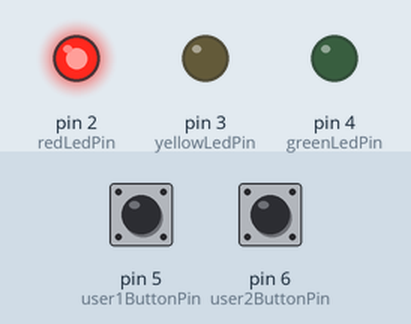
Bench run of a sketch on a simulated Arduino Uno, built with avr-gcc and run on an emulated ATmega328P. Parts: output pins drawn as LEDs (lit = HIGH). Dashed ring = blinking. Inputs (shaded band) come from the test bench; at power-on: pin 5 (user1ButtonPin) HIGH, pin 6 (user2ButtonPin) HIGH.

Above: at 1.2 s.
1.3 s: pin 5 (user1ButtonPin) pulled LOW for 0.15 s
At 1.45 s:
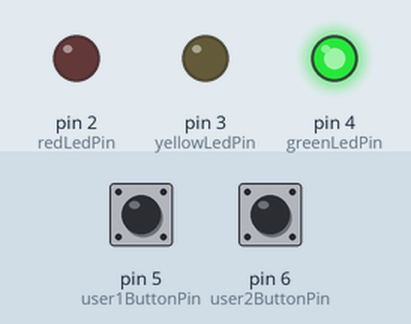
3.0 s: pin 6 (user2ButtonPin) pulled LOW for 1 s
At 3.35 s:
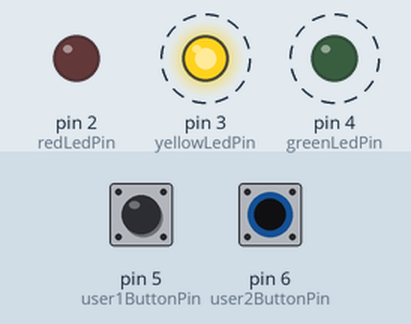
6.0 s: pin 6 (user2ButtonPin) pulled LOW for 3.2 s
At 6.15 s:
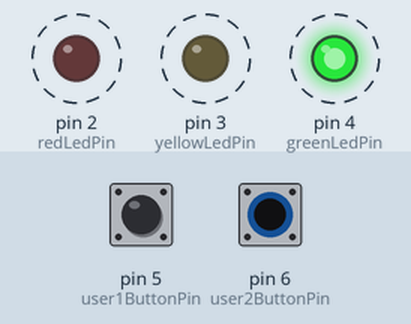
10.7 s: pin 5 (user1ButtonPin) pulled LOW for 3.2 s
At 14.8 s:
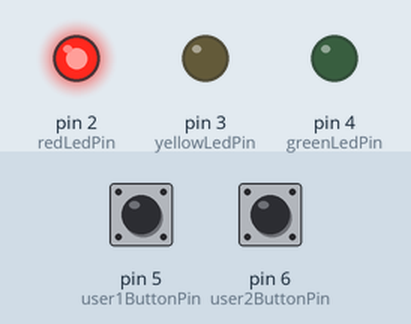
Timing chart, 0 to 16.3 s (numbered marks = the images above; inputs shaded):
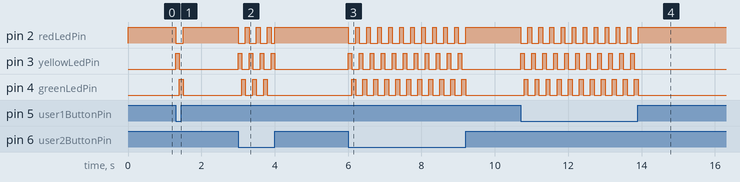

The sketch:

printerSysViaPetri.ino
```cpp
// Define the pins for LEDs and buttons
const int redLedPin = 2;
const int yellowLedPin = 3;
const int greenLedPin = 4;
const int user1ButtonPin = 5;
const int user2ButtonPin = 6;

// Define Petri net places as variables
int printerState = 0;  // 0: Idle, 1: Printing, 2: Error
int user1Request = 0;  // 0: No request, 1: Requested
int user2Request = 0;  // 0: No request, 1: Requested


void setup() {
  // Intialize pins
  pinMode(redLedPin, OUTPUT);
  pinMode(yellowLedPin, OUTPUT);
  pinMode(greenLedPin, OUTPUT);
  pinMode(user1ButtonPin, INPUT_PULLUP);
  pinMode(user2ButtonPin, INPUT_PULLUP);

  digitalWrite(redLedPin, HIGH);

}

void loop() {
// Check if User 1 or User 2 pressed their respective buttons
  user1Request = digitalRead(user1ButtonPin) == LOW ? 1 : 0;
  user2Request = digitalRead(user2ButtonPin) == LOW ? 1 : 0;

  // Implement Petri net transitions
  if (printerState == 0 && (user1Request || user2Request)) {
    // Transition from Idle to Printing
    digitalWrite(redLedPin, LOW);
    digitalWrite(yellowLedPin, HIGH);
    printerState = 1;
  } else if (printerState == 1 && (user1Request || user2Request)) {
    // Transition from Printing to Error (Conflict)
    digitalWrite(yellowLedPin, LOW);
    digitalWrite(greenLedPin, HIGH);
    printerState = 2;
    } else if (printerState == 1 && !user1Request && !user2Request) {
    // Transition from Printing to Idle (Job completed)
    digitalWrite(yellowLedPin, LOW);
    digitalWrite(redLedPin, HIGH);
    printerState = 0;
  } else if (printerState == 2 && (!user1Request || !user2Request)) {
    // Transition from Error to Idle (Conflict resolved)
    digitalWrite(greenLedPin, LOW);
    digitalWrite(redLedPin, HIGH);
    printerState = 0;
  }
  // Delay for stability (adjust as needed)
  delay(100);
}
```

Measured:
- after the input at 1.3 s, pin 2 (redLedPin): HIGH → LOW at once, → HIGH 0.20 s later; pin 3 (yellowLedPin): LOW → HIGH at once, → LOW 0.10 s later; pin 4 (greenLedPin): LOW → HIGH after 0.10 s, → LOW 0.10 s later
- after the input at 3.0 s, pin 2 (redLedPin): goes 3 × (LOW 0.20 s, HIGH 0.10 s), LOW 0.10 s, then HIGH, starting at once; pin 3 (yellowLedPin): alternates HIGH for 0.10 s and LOW for 0.20 s, 8 changes in all, then stays LOW, starting at once
- after the input at 6.0 s, pin 2 (redLedPin): alternates HIGH for 0.10 s and LOW for 0.20 s, 22 changes in all, then stays HIGH, starting at once; pin 3 (yellowLedPin): alternates HIGH for 0.10 s and LOW for 0.20 s, 22 changes in all, then stays LOW, starting at once
- after the input at 10.7 s, pin 2 (redLedPin): alternates HIGH for 0.10 s and LOW for 0.20 s, 22 changes in all, then stays HIGH, starting at once; pin 3 (yellowLedPin): alternates HIGH for 0.10 s and LOW for 0.20 s, 22 changes in all, then stays LOW, starting at once
